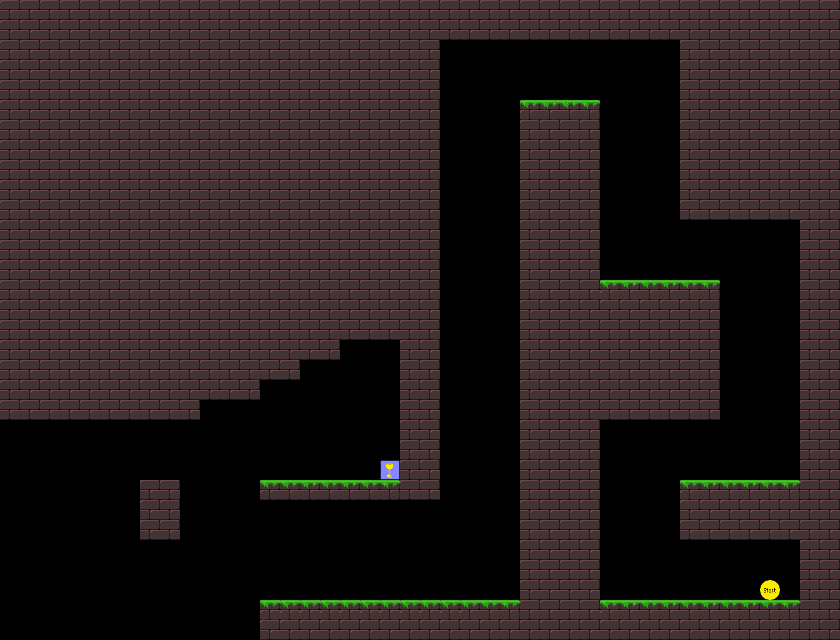

A 2D game scene composited from a Tiled map and its tileset images. What follows is a short description and the map's XML, with every tile layer's data as written:
An orthogonal 42x32 tile map with 20x20 px tiles, 1 tile layer (bg).

<map version="1.0" orientation="orthogonal" width="42" height="32" tilewidth="20" tileheight="20">
 <tileset firstgid="1" name="tiles1_neu_kleiner" tilewidth="20" tileheight="20">
  <image source="tiles1_neu_kleiner.png" width="120" height="240" />
 </tileset>
 <layer name="bg" width="42" height="32">
  <data encoding="csv">
8,8,8,8,8,8,8,8,8,8,8,8,8,8,8,8,8,8,8,8,8,8,8,8,8,8,8,8,8,8,8,8,8,8,8,8,8,8,8,8,8,8,
8,8,8,8,8,8,8,8,8,8,8,8,8,8,8,8,8,8,8,8,8,8,8,8,8,8,8,8,8,8,8,8,8,8,8,8,8,8,8,8,8,8,
8,8,8,8,8,8,8,8,8,8,8,8,8,8,8,8,8,8,8,8,8,8,0,0,0,0,0,0,0,0,0,0,0,0,8,8,8,8,8,8,8,8,
8,8,8,8,8,8,8,8,8,8,8,8,8,8,8,8,8,8,8,8,8,8,0,0,0,0,0,0,0,0,0,0,0,0,8,8,8,8,8,8,8,8,
8,8,8,8,8,8,8,8,8,8,8,8,8,8,8,8,8,8,8,8,8,8,0,0,0,0,0,0,0,0,0,0,0,0,8,8,8,8,8,8,8,8,
8,8,8,8,8,8,8,8,8,8,8,8,8,8,8,8,8,8,8,8,8,8,0,0,0,0,16,17,17,18,0,0,0,0,8,8,8,8,8,8,8,8,
8,8,8,8,8,8,8,8,8,8,8,8,8,8,8,8,8,8,8,8,8,8,0,0,0,0,8,8,8,8,0,0,0,0,8,8,8,8,8,8,8,8,
8,8,8,8,8,8,8,8,8,8,8,8,8,8,8,8,8,8,8,8,8,8,0,0,0,0,8,8,8,8,0,0,0,0,8,8,8,8,8,8,8,8,
8,8,8,8,8,8,8,8,8,8,8,8,8,8,8,8,8,8,8,8,8,8,0,0,0,0,8,8,8,8,0,0,0,0,8,8,8,8,8,8,8,8,
8,8,8,8,8,8,8,8,8,8,8,8,8,8,8,8,8,8,8,8,8,8,0,0,0,0,8,8,8,8,0,0,0,0,8,8,8,8,8,8,8,8,
8,8,8,8,8,8,8,8,8,8,8,8,8,8,8,8,8,8,8,8,8,8,0,0,0,0,8,8,8,8,0,0,0,0,8,8,8,8,8,8,8,8,
8,8,8,8,8,8,8,8,8,8,8,8,8,8,8,8,8,8,8,8,8,8,0,0,0,0,8,8,8,8,0,0,0,0,0,0,0,0,0,0,8,8,
8,8,8,8,8,8,8,8,8,8,8,8,8,8,8,8,8,8,8,8,8,8,0,0,0,0,8,8,8,8,0,0,0,0,0,0,0,0,0,0,8,8,
8,8,8,8,8,8,8,8,8,8,8,8,8,8,8,8,8,8,8,8,8,8,0,0,0,0,8,8,8,8,0,0,0,0,0,0,0,0,0,0,8,8,
8,8,8,8,8,8,8,8,8,8,8,8,8,8,8,8,8,8,8,8,8,8,0,0,0,0,8,8,8,8,16,17,17,17,17,18,0,0,0,0,8,8,
8,8,8,8,8,8,8,8,8,8,8,8,8,8,8,8,8,8,8,8,8,8,0,0,0,0,8,8,8,8,8,8,8,8,8,8,0,0,0,0,8,8,
8,8,8,8,8,8,8,8,8,8,8,8,8,8,8,8,8,8,8,8,8,8,0,0,0,0,8,8,8,8,8,8,8,8,8,8,0,0,0,0,8,8,
8,8,8,8,8,8,8,8,8,8,8,8,8,8,8,8,8,0,0,0,8,8,0,0,0,0,8,8,8,8,8,8,8,8,8,8,0,0,0,0,8,8,
8,8,8,8,8,8,8,8,8,8,8,8,8,8,8,0,0,0,0,0,8,8,0,0,0,0,8,8,8,8,8,8,8,8,8,8,0,0,0,0,8,8,
8,8,8,8,8,8,8,8,8,8,8,8,8,0,0,0,0,0,0,0,8,8,0,0,0,0,8,8,8,8,8,8,8,8,8,8,0,0,0,0,8,8,
8,8,8,8,8,8,8,8,8,8,0,0,0,0,0,0,0,0,0,0,8,8,0,0,0,0,8,8,8,8,8,8,8,8,8,8,0,0,0,0,8,8,
0,0,0,0,0,0,0,0,0,0,0,0,0,0,0,0,0,0,0,0,8,8,0,0,0,0,8,8,8,8,0,0,0,0,0,0,0,0,0,0,8,8,
0,0,0,0,0,0,0,0,0,0,0,0,0,0,0,0,0,0,0,0,8,8,0,0,0,0,8,8,8,8,0,0,0,0,0,0,0,0,0,0,8,8,
0,0,0,0,0,0,0,0,0,0,0,0,0,0,0,0,0,0,0,48,8,8,0,0,0,0,8,8,8,8,0,0,0,0,0,0,0,0,0,0,8,8,
0,0,0,0,0,0,0,8,8,0,0,0,0,16,17,17,17,17,17,18,8,8,0,0,0,0,8,8,8,8,0,0,0,0,16,17,17,17,17,18,8,8,
0,0,0,0,0,0,0,8,8,0,0,0,0,0,0,0,0,0,0,0,0,0,0,0,0,0,8,8,8,8,0,0,0,0,8,8,8,8,8,8,8,8,
0,0,0,0,0,0,0,8,8,0,0,0,0,0,0,0,0,0,0,0,0,0,0,0,0,0,8,8,8,8,0,0,0,0,8,8,8,8,8,8,8,8,
0,0,0,0,0,0,0,0,0,0,0,0,0,0,0,0,0,0,0,0,0,0,0,0,0,0,8,8,8,8,0,0,0,0,0,0,0,0,0,0,8,8,
0,0,0,0,0,0,0,0,0,0,0,0,0,0,0,0,0,0,0,0,0,0,0,0,0,0,8,8,8,8,0,0,0,0,0,0,0,0,0,0,8,8,
0,0,0,0,0,0,0,0,0,0,0,0,0,0,0,0,0,0,0,0,0,0,0,0,0,0,8,8,8,8,0,0,0,0,0,0,0,0,47,0,8,8,
0,0,0,0,0,0,0,0,0,0,0,0,0,16,16,16,16,16,16,16,16,16,16,16,17,18,8,8,8,8,16,17,17,17,17,17,17,17,17,18,8,8,
0,0,0,0,0,0,0,0,0,0,0,0,0,8,8,8,8,8,8,8,8,8,8,8,8,8,8,8,8,8,8,8,8,8,8,8,8,8,8,8,8,8
</data>
 </layer>
</map>
